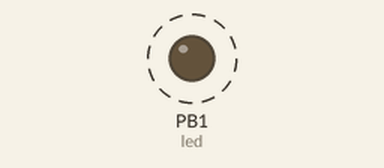
A sketch run on a simulated ATtiny85, built with avr-gcc and run on an emulated ATtiny85. On the bench: output pins drawn as LEDs (lit = HIGH). Dashed ring = blinking.

Above: at 0.2 s.
Timing chart, 0 to 4.4 s (numbered marks = the images above):
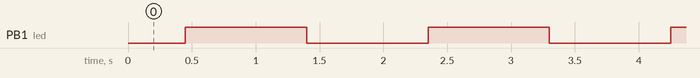

The sketch:

attiny-433mhz.ino
```cpp
#include <RCSwitch.h>

#define led PB1
#define tx 3
RCSwitch mySwitch = RCSwitch();

void setup() {
  pinMode(led, OUTPUT);
  mySwitch.enableTransmit(tx);
  mySwitch.setProtocol(1);
}

void loop() {

  mySwitch.switchOn("11111", "00010");
  digitalWrite(led, HIGH);
  delay(500);
  mySwitch.switchOff("11111", "00010");
  digitalWrite(led, LOW);
  delay(500);
}
```

Measured:
- by itself, PB1 (led): alternates HIGH for 0.95 s and LOW for 0.95 s
